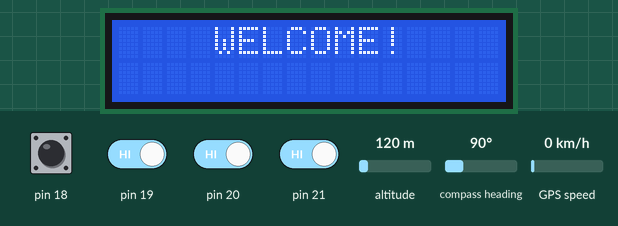
A sketch run on a simulated Arduino Mega 2560, built with avr-gcc and run on an emulated ATmega2560. Parts: 16×2 character LCD. Inputs (shaded band) come from the test bench; at power-on: pin 18–21 HIGH, altitude 120 m, compass heading 90°, GPS speed 0 km/h. Storage starts empty; the GPS gets a fix after 3 s at 37.7749, -122.4194 with 8 satellites; what the sketch prints to the serial monitor is not drawn.

Above: at 1.3 s.
1.4 s: pin 21 driven HIGH
At 4.2 s:
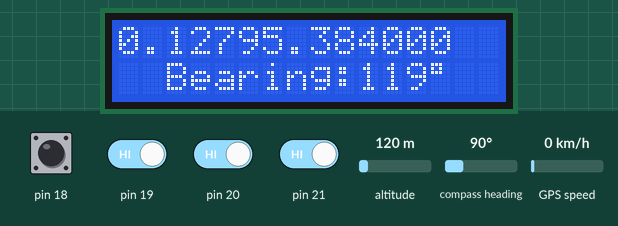
4.4 s: pin 18 pulled LOW for 0.15 s
At 5.9 s:
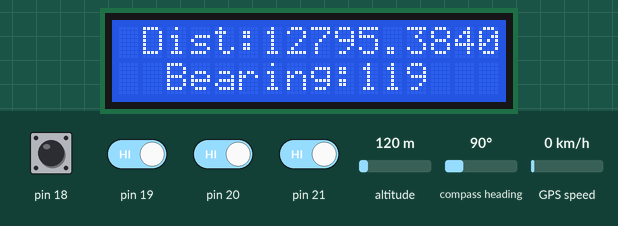
6.2 s: pin 18 driven LOW and pin 19 driven LOW and pin 20 driven LOW and pin 21 driven LOW
7.7 s: pin 20 driven HIGH and pin 21 driven HIGH
At 8.2 s:
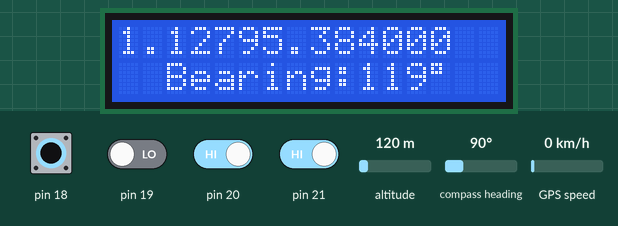
Timing chart, 0 to 10.7 s (numbered marks = the images above; inputs shaded):
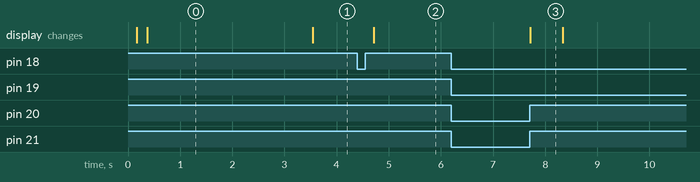

The sketch:

FishTrack.ino
```cpp
#include "WORK.H"

void setup() {
  // put your setup code here, to run once:
prepare();
}

void loop() {
  bool newData=false;
  for (unsigned long start = millis(); millis() - start < 1000;)
  {
    logs=SD.open("NMEAF.txt",FILE_WRITE);
    while (Serial3.available())
    {
      char c = Serial3.read();
      logs.print(c);
      if (gps.encode(c))
        newData = true;
    }
    logs.close();
  }
  if(newData)
  {
   String data= datanew();
   writelog(data);
   test();
  }
 displayupdate();
 bordercross();
}
```

WORK.H
```cpp
//Pin 18 To Reset
//Pin 19 To Select
//Pin 20 To Scroll Up
//Pin 21 To Scroll Down
//Serial0 for Debugging
//Serial3 For GPS
//Pin 51 For MOSI
//Pin 50 For MISO
//Pin 52 For SCK
//Pin 53 Must be set as Output for Perfect SPI Operation
//Pin 53 For SS
//LCD RS pin to digital pin 12
//LCD Enable pin to digital pin 11
//LCD D4 pin to digital pin 5
//LCD D5 pin to digital pin 4
//LCD D6 pin to digital pin 3
//LCD D7 pin to digital pin 2
//R/W LCD To GND
//VSS LCD To GND
//VCC LCD To +5V
//10K POT: Ends To 5V and GND. Control to V0

#include <LiquidCrystal.h>
#include <SPI.h>
#include <TinyGPS.h>
#include <SD.h>
#include <math.h>


TinyGPS gps;
File logs;
LiquidCrystal lcd(12, 11, 5, 4, 3, 2);
float locationdb[100][2];
float present[2];
float borders[100][2];
float bordersel[2][2];
void Reset();
float distance(float,float,float,float);
int bearing(float,float,float,float);

float slope(float y1,float x1,float y2,float x2)
{
  float m=(y2-y1)/(x2-x1);
  return m;
}

float anglebet(float m1,float m2)
{
  float angle;
  if((m1*m2)==-1)
   return 90;
  else if(m1==m2)
   return 0;
  else
  {
    float num=m1-m2;
    float den=1+(m1*m2);
    angle=(num/den);
    return angle;
  }
}
int separateborder(String input)
{
  char data[input.length()+1];
  int k=0,z=0;
  input.toCharArray(data,input.length()+1);
  String check[100][2];
  for(int i=0;i<input.length();i++)
  {
    if(data[i]=='n')
    {
      k++;
      i++;
      z=0;
    }
    if(data[i]==',')
    {
      z=1;
      i++;
    }
    //Serial.println(data[i]);
    //broken[k][z][j]=data[i];
    check[k][z]+=data[i];
  }
  Serial.println(check[0][0]);
  Serial.println(check[0][1]);
  Serial.println(check[1][0]);
  Serial.println(check[1][1]);
  Serial.println(check[2][0]);
  Serial.println(check[2][1]);
  for(int i=0;i<k;i++)
  {
    borders[i][0]=check[i][0].toFloat();
    borders[i][1]=check[i][1].toFloat();
  }
  return k;
}

String readborder()
{
  String val;
  logs=SD.open("Border.txt", FILE_READ);
  if(logs)
  Serial.println("Border is Open");
  while(logs.available())
  {
    val+=(char)logs.read();
  }
  Serial.println(val);
  logs.close();
  Serial.println("Border Closed");
  return val;
}

void borderselect()
{
  float flat,flong,lat,lon;
  unsigned long age;
  gps.f_get_position(&flat,&flong,&age);
  lat=(flat==TinyGPS::GPS_INVALID_F_ANGLE ? 0.0 : flat);
  lon=(flong==TinyGPS::GPS_INVALID_F_ANGLE ? 0.0 : flong);
  int count=separateborder(readborder());
  float minimum=distance(lat,lon,borders[0][0],borders[0][1]);
  int pos=0;
  for(int i=0;i<count;i++)
  {
    float distances=distance(lat,lon,borders[i][0],borders[i][1]);
    if(distances<minimum)
     pos=i;
  }
  if(pos==0)
  {
    bordersel[0][0]=borders[0][0];
    bordersel[0][1]=borders[0][1];
    bordersel[1][0]=borders[1][0];
    bordersel[1][1]=borders[1][1];
  }
  else if(pos==count-1)
  {
    bordersel[0][0]=borders[count-1][0];
    bordersel[0][1]=borders[count-1][1];
    bordersel[1][0]=borders[count-2][0];
    bordersel[1][1]=borders[count-2][2];
  }
  else
  {
    float current=slope(borders[pos][0],borders[pos][1],flat,flong);
    float prevpoint=slope(borders[pos-1][0],borders[pos-1][1],flat,flong);
    float nextpoint=slope(borders[pos+1][0],borders[pos+1][1],flat,flong);
    float prevangle=anglebet(current,prevpoint);
    float nextangle=anglebet(current,nextpoint);
    if(nextangle<0)
    {
      bordersel[0][0]=borders[pos][0];
      bordersel[0][1]=borders[pos][1];
      bordersel[1][0]=borders[pos-1][0];
      bordersel[1][1]=borders[pos-1][1];
    }
    else
    {
      bordersel[0][0]=borders[pos][0];
      bordersel[0][1]=borders[pos][1];
      bordersel[1][0]=borders[pos+1][0];
      bordersel[1][1]=borders[pos+1][0];
    }
  }
}

void bordercross()
{
  float lhs,rhs,flat,flong,lat,lon;
  unsigned long age;
  gps.f_get_position(&flat,&flong,&age);
  lat=(flat==TinyGPS::GPS_INVALID_F_ANGLE ? 0.0 : flat);
  lon=(flong==TinyGPS::GPS_INVALID_F_ANGLE ? 0.0 : flong);
  lhs=((bordersel[0][0]-bordersel[1][0])*lon)+((bordersel[1][1]-bordersel[0][1])*lat);
  rhs=(bordersel[1][1]*bordersel[0][1])-(bordersel[1][0]*bordersel[0][1]);
  if(lhs>rhs)
  {
    while(lhs>rhs)
    {
     lhs=((bordersel[0][0]-bordersel[1][0])*flong)+((bordersel[1][1]-bordersel[0][1])*flat);
     rhs=(bordersel[1][1]*bordersel[0][1])-(bordersel[1][0]*bordersel[0][1]);
     lcd.clear();
     delay(100);
     lcd.setCursor(4,0);
     lcd.print("WARNING!");
     Serial.println("WARNING!");
     delay(100);
     lcd.setCursor(0,1);
     lcd.print("CROSSED BORDER!");
     Serial.println("CROSSED BORDER!");
    }
  }
}

void select(int datacount)
{
  detachInterrupt(digitalPinToInterrupt(18));
  int count=0;
  while(1)
  {
    if(digitalRead(20)==LOW)
    {
      count++;
      if(count<0)
      count=datacount+count;
      while(digitalRead(20)==LOW);
    }
    if(digitalRead(21)==LOW)
    {
      count--;
      if(count<0)
      count=datacount+count;
      while(digitalRead(21)==LOW);
    }
    float flat,flong,lat,lon;
    unsigned long age;
    gps.f_get_position(&flat,&flong,&age);
    lat=(flat==TinyGPS::GPS_INVALID_F_ANGLE ? 0.0 : flat);
    lon=(flong==TinyGPS::GPS_INVALID_F_ANGLE ? 0.0 : flong);
    float dist=distance(lat,lon,locationdb[count%datacount][0],locationdb[count%datacount][1]);
    int bear=bearing(lat,lon,locationdb[count%datacount][0],locationdb[count%datacount][1]);
    lcd.clear();
    lcd.setCursor(0,0);
    lcd.print(count%datacount);
    Serial.print(count%datacount);
    lcd.print('.');
    Serial.println('.');
    String data="Dist:";
    data=String(dist,6);
    lcd.print(data);
    Serial.println(data);
    data="Bearing:";
    data+=String(bear);
    lcd.setCursor(2,1);
    lcd.print(data);
    lcd.print('\337');
    Serial.println(bear);
    Serial.println(dist);
    Serial.println(bear);
    Serial.println(count%datacount);
    if(digitalRead(19)==LOW)
    {
      present[0]=locationdb[count%datacount][0];
      present[1]=locationdb[count%datacount][1];
      String data;
      data=String(present[0],6);
      data+=',';
      data+=String(present[1],6);
      Serial.println("The Selected Location is:");
      Serial.println(data);
      attachInterrupt(digitalPinToInterrupt(18), Reset, FALLING);
      break;
    }
  }
}

int separatelocation(String input)
{
  char data[input.length()+1];
  int k=0,z=0;
  input.toCharArray(data,input.length()+1);
  String check[100][2];
  for(int i=0;i<input.length();i++)
  {
    if(data[i]=='n')
    {
      k++;
      i++;
      z=0;
    }
    if(data[i]==',')
    {
      z=1;
      i++;
    }
    //Serial.println(data[i]);
    //broken[k][z][j]=data[i];
    check[k][z]+=data[i];
  }
  Serial.println(check[0][0]);
  Serial.println(check[0][1]);
  Serial.println(check[1][0]);
  Serial.println(check[1][1]);
  Serial.println(check[2][0]);
  Serial.println(check[2][1]);
  for(int i=0;i<k;i++)
  {
    locationdb[i][0]=check[i][0].toFloat();
    locationdb[i][1]=check[i][1].toFloat();
  }
  return k;
}

String readlocation()
{
  String val;
  logs=SD.open("Locn.txt", FILE_READ);
  if(logs)
  Serial.println("Locn is Open");
  while(logs.available())
  {
    val+=(char)logs.read();
  }
  Serial.println(val);
  logs.close();
  Serial.println("Locn Closed");
  return val;
}

void Reset()
{
  Serial.println("ISR enter");
  bool flag=0;
  for(int i=0;i<6400;i++)
  {
    if(digitalRead(19)==LOW)
    {
      flag=1;
      break;
    }
  }
  if(flag==1)
  {
    select(separatelocation(readlocation()));
  }
  return;
}

void writelog(String data)
{
  logs=SD.open("Logs.txt", FILE_WRITE);
  if(logs)
  Serial.println("Logs is Open");
  logs.print(data);
  logs.close();
  Serial.println("Logs is Closed");
}

String datanew()
{
  String data;
  float flat,flong,lat,lon;
  unsigned long age;
  gps.f_get_position(&flat,&flong,&age);
  lat=(flat==TinyGPS::GPS_INVALID_F_ANGLE ? 0.0 : flat);
  lon=(flong==TinyGPS::GPS_INVALID_F_ANGLE ? 0.0 : flong);
  data=String(lat,6);
  data+=',';
  data+=String(lon,6);
  data+='n';
  Serial.println(data);
  return data;
}

void test()
{
  int count=separatelocation(readlocation());
  Serial.println(count);
  for(int i=0;i<count;i++)
  {
    String data;
    data=String(locationdb[i][0],6);
    data+=',';
    data+=String(locationdb[i][1],6);
    data+='n';
    Serial.println(data);
  }
}

float distance(float olat,float olong,float dlat, float dlong)
{
  float radius=6371;
  float ndlat= (dlat-olat)*1000/57296;
  float ndlong= (dlong-olong)*1000/57296;
  olat=(olat)*1000/57296;
  dlat=(dlat)*1000/57296;
  float a=pow(sin(ndlat/2),2)+cos(olat)*cos(dlat)*pow(sin(ndlong/2),2);
  float b=2*atan2(sqrt(a),sqrt(1-a));
  float c=radius*b;
  String data="Dist:";
  data+=String(c,6);
  Serial.println(data);
  return c;
}

int bearing(float olat,float olong, float dlat,float dlong)
{
  dlong=(dlong)*1000/57296;
  dlat=(dlat)*1000/57296;
  olat=(olat)*1000/57296;
  olong=(olong)*1000/57296;
  float x=cos(dlat)*sin((dlong-olong));
  float y=(cos(olat)*sin(dlat))-(sin(olat)*cos(dlat)*cos((dlat-olat)));
  float bear=atan2(x,y);
  float degbearing=bear*57296/1000;
  String data="Bear:";
  data+=String(degbearing,6);
  Serial.println(data);
  return (((int)degbearing+360)%360);
}

void displayupdate()
{
    float flat,flong,lat,lon;
    unsigned long age;
    gps.f_get_position(&flat,&flong,&age);
    lat=(flat==TinyGPS::GPS_INVALID_F_ANGLE ? 0.0 : flat);
    lon=(flong==TinyGPS::GPS_INVALID_F_ANGLE ? 0.0 : flong);
    float dist=distance(lat,lon,present[0],present[1]);
    int bear=bearing(lat,lon,present[0],present[1]);
    lcd.clear();
    if(dist<0.5)
    {
      lcd.setCursor(4,0);
      lcd.print("LOCATION");
      lcd.setCursor(5,1);
      lcd.print("REACHED");
      Serial.println("LOCATION REACHED");
    }
    else
    {
      lcd.setCursor(1,0);
      String data="Dist:";
      data+=String(dist,6);
      lcd.print(data);
      data="Bearing:";
      data+=String(bear);
      lcd.setCursor(2,1);
      lcd.print(data);
      Serial.println(data);
    }
    borderselect();
}

void prepare()
{
  Serial.begin(115200);
  Serial3.begin(9600);
  delay(100);
  lcd.begin(16,2);
  delay(100);
  lcd.setCursor(4,0);
  delay(100);
  lcd.print("WELCOME!");
  delay(100);
  if(!SD.begin(53))
  {
    Serial.println("SD Card Initialization Fail");
    lcd.clear();
    delay(100);
    lcd.setCursor(2,0);
    lcd.print("SD FAIL");
    return;
  }
  bool data=false;
  do
  {
    while (Serial3.available())
    {
      char c = Serial3.read();
      Serial.print(c);
      if (gps.encode(c))
        data = true;
    }
  }
  while(data!=true);
  select(separatelocation(readlocation()));
  pinMode(18, INPUT_PULLUP);
  pinMode(19, INPUT_PULLUP);
  pinMode(20, INPUT_PULLUP);
  pinMode(21, INPUT_PULLUP);
  delay(100);
  attachInterrupt(digitalPinToInterrupt(18), Reset, FALLING);
}
```

Measured:
- after the input at 1.4 s, the display: changes after 2.1 s (image 1)
- after the input at 6.2 s, every drawn part: stays the same
- after the input at 7.7 s, the display: changes at once (image 3)
- what the display in image 3 shows lasts 0.6 s, from 7.7 s to 8.3 s
